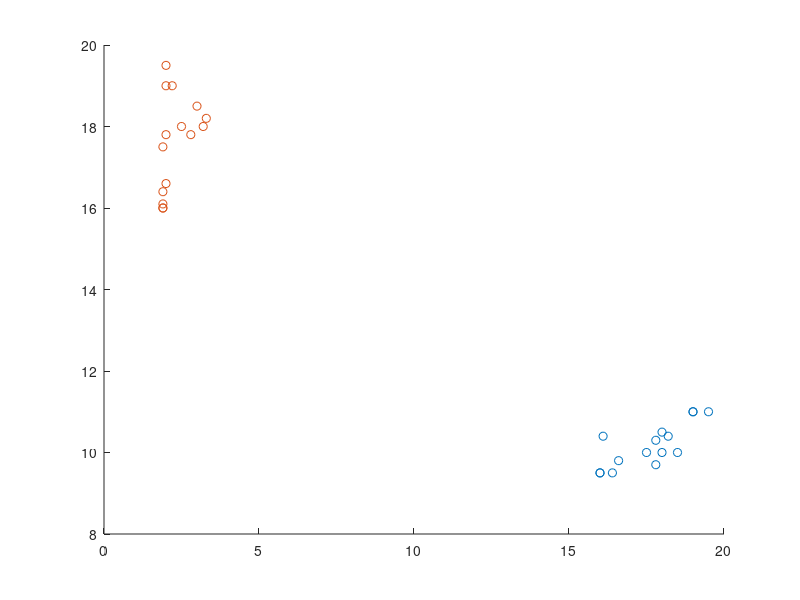

Here is the MATLAB script that generated this plot: (Note: this script raises an error after producing the figure.)
%% init
close all
clear
clc

subjects=5;
samples_num=3;
number=6;
features=[17.5 17.8 18.2 16.1 16.0 16.0 16.4 17.8 16.6 18.0 18.0 18.5 19.5 19.0 19.0;
          10.0 10.3 10.4 10.4 9.5 9.5 9.5 9.7 9.8 10.5 10.0 10.0 11.0 11.0 11.0;
          7.0 6.7 6.9 7.0 7.1 7.0 8.5 8.7 8.7 8.5 9.5 8.5 10.5 9.8 9.5;
          7.5 7.7 7.7 6.3 6.2 6.3 6.5 6.5 6.5 6.5 7.0 7.0 7.2 7.5 7.5;
          8.0 7.6 7.7 8.0 8.0 8.0 8.0 8.1 8.0 8.4 8.0 8.5 7.8 7.8 7.9;
          1.9 2.0 3.3 1.9 1.9 1.9 1.9 2.8 2.0 2.5 3.2 3.0 2.0 2.0 2.2];

%% hear we shall plot some features
figure()
scatter(features(1,:), features(2,:)); % this features are very similar
hold on
scatter(features(6,:), features(1,:)); % these features are very different
hold off

%% data analysis
disp('So the feature vector for subject 2 sample 2 is')
featurevector(features,samples_num,2,2)
disp('and the distance between subject 1 sample 1 and subject 2 sample 1 is')
distanceEuc(features,samples_num,1,1,2,1)
a = betweenclass(features,samples_num);
b = withinclass(features,samples_num);
disp('Let us see the distributions of distances')
figure()
histogram(a)
hold on
histogram(b)
hold off

%% recognition simple test
disp('Let us see sample 2 of subject 2')
b = featurevector(features,samples_num,2,2)
features = removevector(features,samples_num,2,2)
disp('when we recognise the closest subject to the one we took out we get')
recognisesample(features,samples_num,b)
disp('recover the features')
features = addvector(features,b)
% let try something else
disp('Let us take subject 3 sample 1')
b = featurevector(features,samples_num,3,1);
features = removevector(features,samples_num,3,1);
recognisesample(features,samples_num,b)
features = addvector(features,b);

%% recognition over the whole database
disp('The recognition reate is')
recog = recognitionrate(features,samples_num)
% now let's look for the ranking
disp('The cumulative recognition is')
ranked = recognitionrateranked(features,samples_num)
figure()
plot(ranked(:));

%% verification
disp('Let us verif subject 4 sample 3')
b = featurevector(features,samples_num,4,3);
verify(features,samples_num,b,3)
disp('now let us add in a false subject')
b = ones([1,samples_num])*999
disp('and (fail) to verify')
verify(features,samples_num,b,3)

%% ROC (Receiver Operating Characteristic curve)
roc_samples = 100;
roc_rates = zeros(4,roc_samples);
for i=1:roc_samples
    threshold = i/40;
    a = eer(features,samples_num,threshold);
    roc_rates(:,i) = a(:);
end
roc_rates = roc_rates/(subjects*samples_num)*100;
drawROC(roc_rates(2,:),roc_rates(3,:),'false accept vs false reject','false accept','false reject');
drawROC(roc_rates(2,:),roc_rates(1,:),'true possitive vs false positive','false positive','true possitive');

%% debug part
















